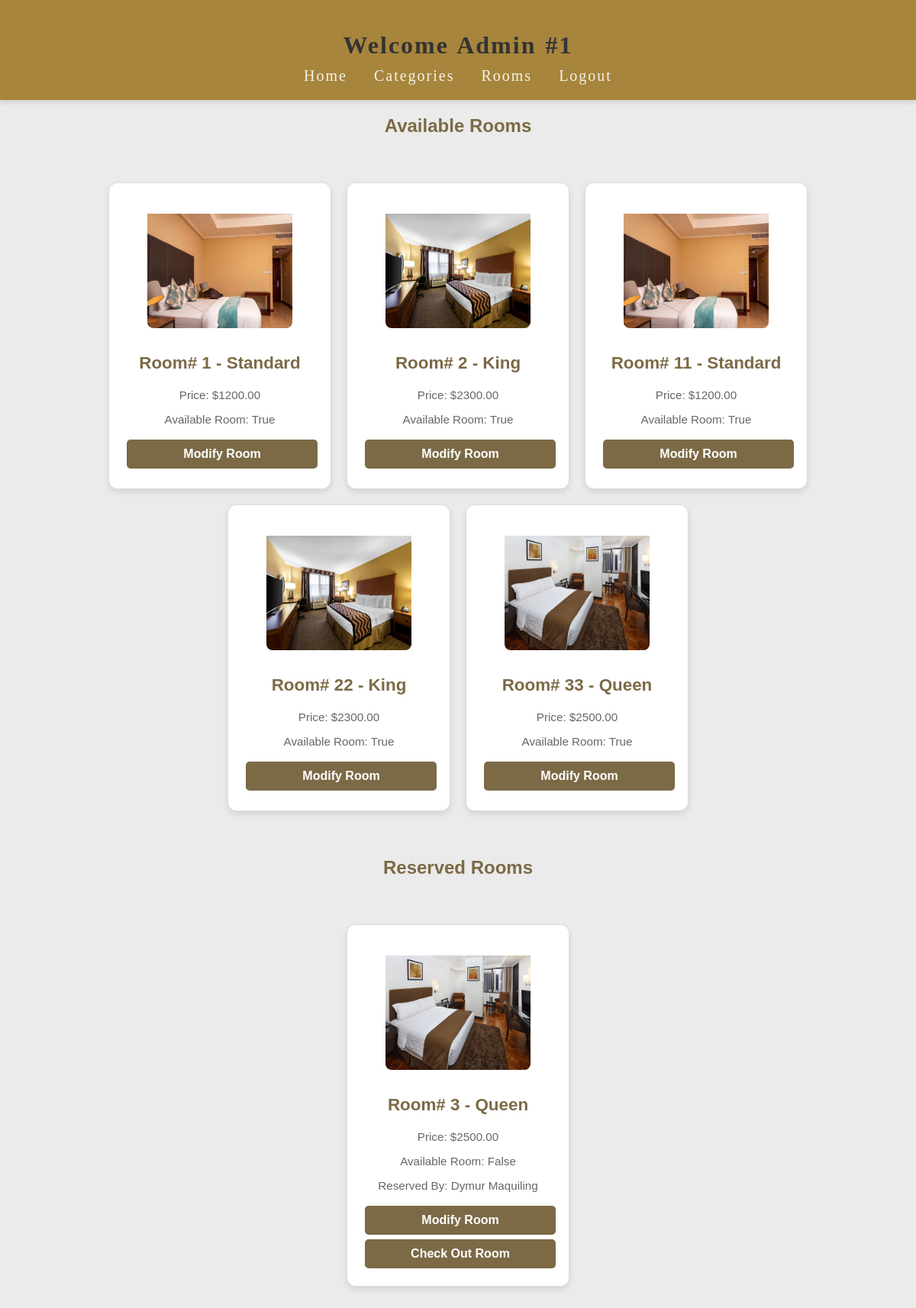
Before: /dashboard/admin_landing/ (signed in) with the older database file.
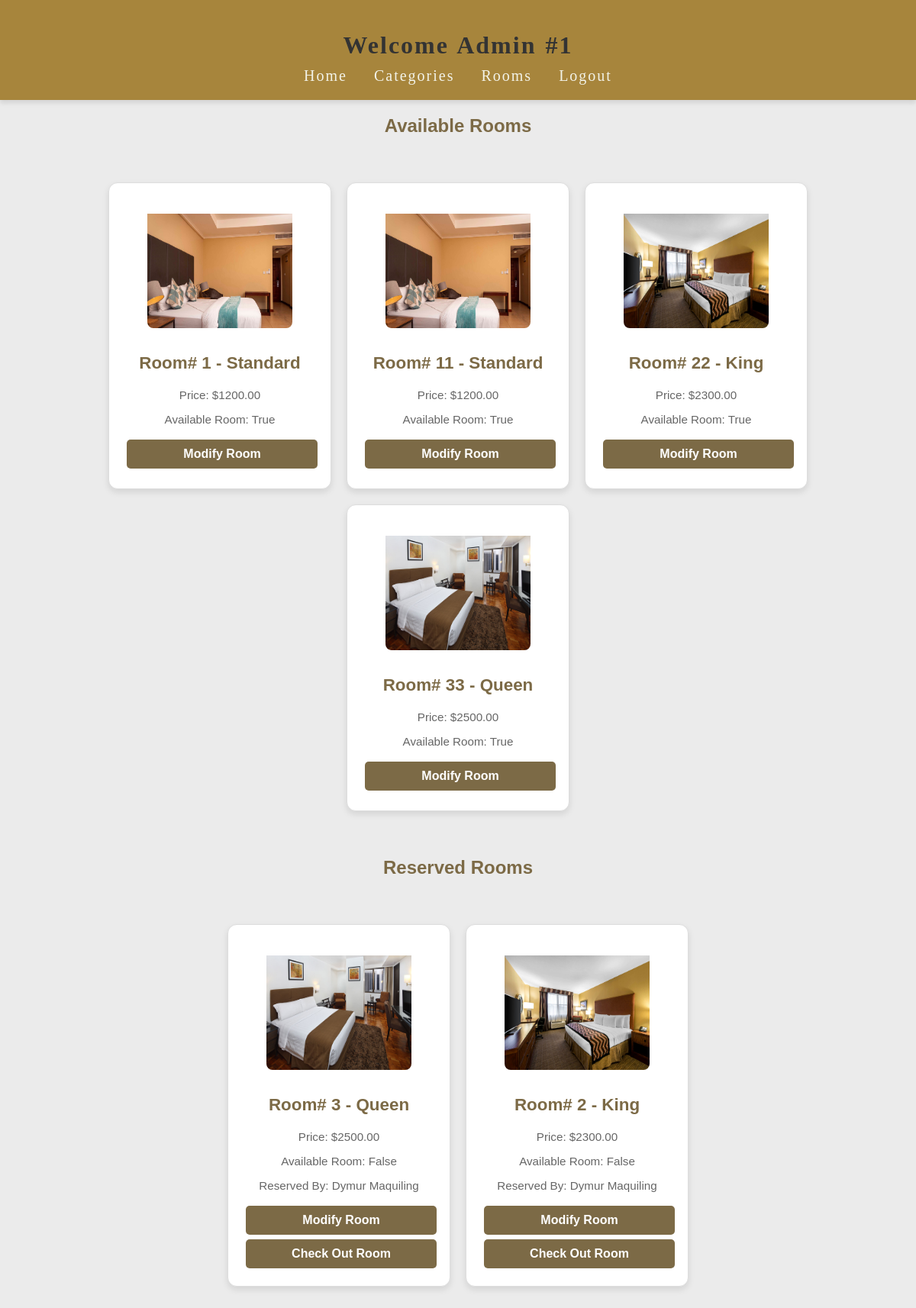
After: the same page with the newer database file.
### dashboard/models.py (models this page shows, shortened)
class Room(models.Model):
    room_category = models.ForeignKey(RoomCategory, on_delete=models.CASCADE)
    room_id = models.CharField(max_length=10)
    is_available = models.BooleanField(default=True)

class RoomCategory(models.Model):
    category_id = models.CharField(max_length=30)
    room_photo = models.ImageField(default='fallback.png', blank=True)
    room_desc = models.TextField(max_length=200, blank=True)
    room_price = models.DecimalField(max_digits=10, decimal_places=2)

### sortingroom/models.py (models this page shows, shortened)
class Reservation(models.Model):
    room = models.ForeignKey(Room, on_delete=models.CASCADE)
    first_name = models.CharField(max_length=50)
    last_name = models.CharField(max_length=50)
    email = models.EmailField()
    country = models.CharField(max_length=50)
    phone = models.CharField(max_length=15)
    check_in = models.DateField()
    check_out = models.DateField()
    special_request = models.TextField(blank=True, null=True)
    date_created = models.DateTimeField(auto_now_add=True)

### dashboard/views.py (the view)
# urls.py: path('admin_landing/', views.admin_landing, name='admin_landing'),
@login_required
def admin_landing(request):
    admin_id = request.user.id
    username = request.user.username
    reserved_room_ids = Reservation.objects.values_list('room_id', flat=True)
    booked_room_ids = Room.objects.filter(is_available=False).values_list('room_id', flat=True)
    rooms_available = Room.objects.filter(is_available=True)
    rooms_booked = Room.objects.filter(is_available=False)
    res=Reservation.objects.filter(room__is_available=False)
    context = {
        'admin_id': admin_id,
        'username': username,
        'rooms_available': rooms_available,
        'rooms_booked': rooms_booked,
        'try':res
    }
    return render(request, 'dashboard/admin_landing.html', context)

### dashboard/templates/dashboard/admin_landing.html (shortened to what this page needs)
{% load static %}
<!DOCTYPE html>
<html lang="en">
<head>
    <link rel="stylesheet" href="{% static 'css/css.css' %}">
</head>
<body>
    <header>
        <h1>Welcome Admin #{{ admin_id }}</h1>
        <ul>
            <li><a href="{% url 'dashboard:admin_landing' %}">Home</a></li>
            <li><a href="{% url 'dashboard:add_or_modify_category' %}">Categories</a></li>
            <li><a href="{% url 'dashboard:add_or_modify_room' %}">Rooms</a></li>
            <li><a href="{% url 'dashboard:admin_logout' %}">Logout</a></li>
        </ul>
    </header>
    <h2>Available Rooms</h2>
    <div class="container">
        {% for room in rooms_available %}
        <div class="card-container">
            {% if room.room_category.room_photo %}
            <img src="{{ room.room_category.room_photo.url }}" alt="Room Photo" class="room-photo">
        {% else %}
            <img src="{% static 'dashboard/images/default-room.jpg' %}" alt="Default Room Photo" class="room-photo">
        {% endif %}
            <h2>Room# {{ room.room_id }} - {{room.room_category.category_id}}</h2>
            <p>Price: ${{ room.room_category.room_price }}</p>
            <p>Available Room: {{ room.is_available }}</p>
            <a href="{% url 'dashboard:room_detail' room.id %}">
                <button>Modify Room</button>
            </a>
        </div>
        {% empty %}
            <p>No available rooms at the moment.</p>
        {% endfor %}
    </div>
    <h2>Reserved Rooms</h2>
    <div class="container">
        {% for res in try %}
    <div class="card-container2">
        {% if res.room.room_category.room_photo %}
        <img src="{{ res.room.room_category.room_photo.url }}" alt="Room Photo" class="room-photo">
    {% else %}
        <img src="{% static 'dashboard/images/default-room.jpg' %}" alt="Default Room Photo" class="room-photo">
    {% endif %}
        <h2>Room# {{ res.room.room_id }} - {{res.room.room_category.category_id}}</h2>
        <p>Price: ${{ res.room.room_category.room_price }}</p>
        <p>Available Room: {{ res.room.is_available }}</p>
        <p>Reserved By: {{ res.first_name }} {{ res.last_name }}</p>
        <a href="{% url 'dashboard:room_detail' res.room.id %}">
        <button>Modify Room</button>
        </a>
        <a href="{% url 'dashboard:check_out' res.pk %}">
            <button>Check Out Room</button>
        </a>
    </div>
    {% endfor %}
    </div>
</body>
</html>

Changed rows visible on the page:
no longer on this page (row edited): Room: room_category.room_photo (picture), room_id "2", room_category.category_id "King", room_category.room_price "2300.00", is_available "True"
added Reservation: room.room_category.room_photo (picture), room.room_id "2", room.room_category.category_id "King", room.room_category.room_price "2300.00", room.is_available "False", first_name "Dymur", last_name "Maquiling"
